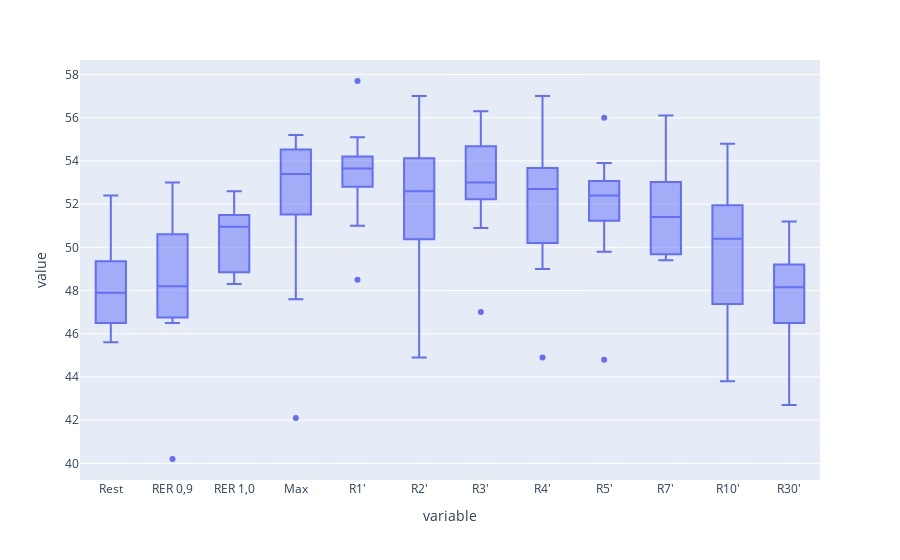

The notebook cell this image was saved under:
### Code cell
import plotly.express as px

df_hgb.columns = ['Minta', 'Rest', 'RER 0,9', 'RER 1,0',
       'Max', "R1'", "R2'", "R3'", "R4'", "R5'", "R7'",
       "R10'", "R30'"]
df_hct.columns = ['Minta', 'Rest', 'RER 0,9', 'RER 1,0',
       'Max', "R1'", "R2'", "R3'", "R4'", "R5'", "R7'",
       "R10'", "R30'"]

df_hct_long = df_hct.melt()
df_hct_long = df_hct_long.loc[df_hct_long.variable != "Minta",:]

df_hgb_long = df_hgb.melt()
df_hgb_long = df_hgb_long.loc[df_hgb_long.variable != "Minta",:]

fig = px.box(df_hct_long, x="variable", y="value")
fig.show()

### Figure 1 — Plotly figure (JSON) as saved in the notebook; plotly's stock layout.template omitted (floating-point values rounded to 4 significant figures; data arrays with more than 128 entries replaced by an {"elided": "..."} marker saying what was removed)
{"data": [{"alignmentgroup": "True", "hovertemplate": "variable=%{x}<br>value=%{y}<extra></extra>", "legendgroup": "", "marker": {"color": "#636efa"}, "name": "", "notched": false, "offsetgroup": "", "orientation": "v", "showlegend": false, "type": "box", "x": {"elided": "144 str values"}, "x0": " ", "xaxis": "x", "y": {"elided": "144 float values"}, "y0": " ", "yaxis": "y"}], "layout": {"boxmode": "group", "legend": {"tracegroupgap": 0}, "margin": {"t": 60}, "xaxis": {"anchor": "y", "domain": [0, 1], "title": {"text": "variable"}}, "yaxis": {"anchor": "x", "domain": [0, 1], "title": {"text": "value"}}}}
